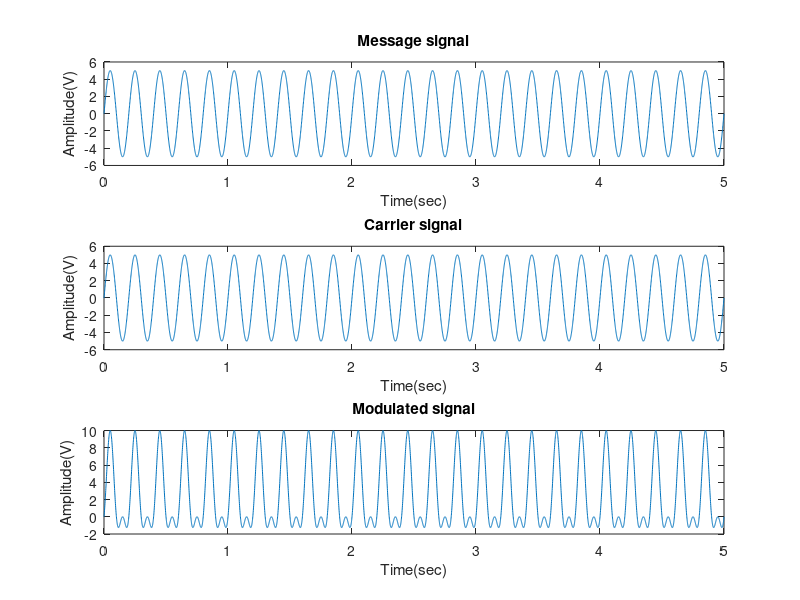

Write the MATLAB code that produced this figure.
clc;
close all;
clear all;
Ac=input('Enter carrier signal amplitude = ');
Am=input('Enter message signal amplitude = '); % m=Am/Ac,m>=0 and m<=1 otherwise we loss some of message data
fc=input('Enter carrier frequency = ');
fm=input('Enter message frequency = '); % fm<fc
t=input('Enter time period = ');
t1 = (0:.001:t);
sm=Am*sin(2*pi*fm*t1); % message signal
sc=Ac*sin(2*pi*fc*t1); % carrier signal
m=Am/Ac;
eq=Ac.*(1+m.*sin(2*pi*fm*t1)).*(sin(2*pi*fc*t1));  % Modulated Signal
subplot(3,1,1);
plot(t1,sm);
xlabel('Time(sec)');
ylabel('Amplitude(V)');
title('Message signal');
subplot(3,1,2);
plot(t1,sc);
xlabel('Time(sec)');
ylabel('Amplitude(V)');
title('Carrier signal');
subplot(3,1,3);
plot(t1,eq);
xlabel('Time(sec)');
ylabel('Amplitude(V)');
title('Modulated signal');
